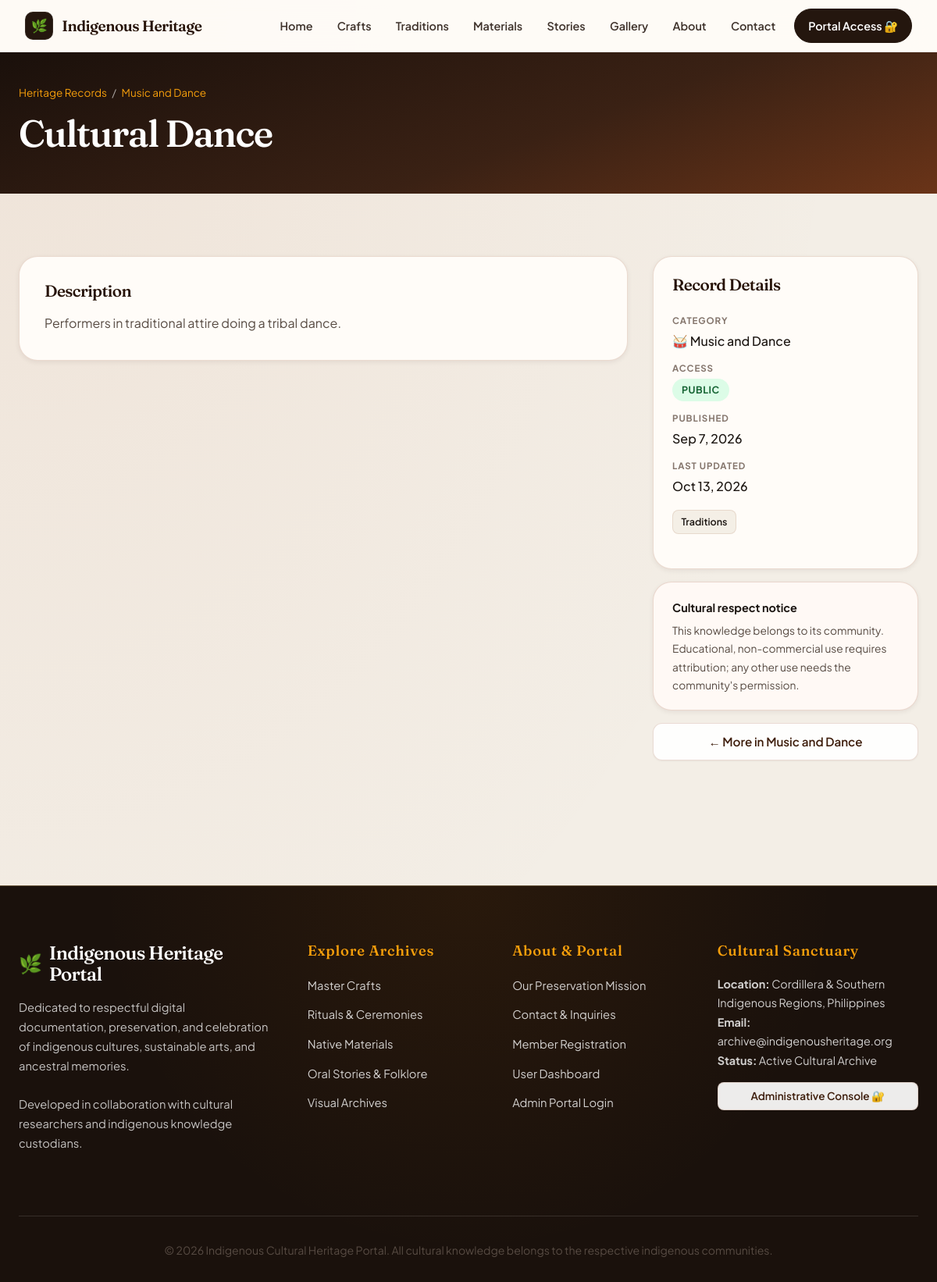
Screenshot of /indigenous-heritage/record.php?id=16 with the database file from the repository.
### tables this page shows
CREATE TABLE IF NOT EXISTS `heritage_records` (
  `id` int NOT NULL AUTO_INCREMENT,
  `title` varchar(200) NOT NULL,
  `category_id` int DEFAULT NULL,
  `summary` varchar(500) DEFAULT NULL,
  `description` mediumtext NOT NULL,
  `cultural_significance` text,
  `community` varchar(150) DEFAULT NULL,
  `language` varchar(100) DEFAULT NULL,
  `source` varchar(200) DEFAULT NULL,
  `period` varchar(100) DEFAULT NULL,
  `date_recorded` date DEFAULT NULL,
  `keywords` varchar(500) DEFAULT NULL,
  `location` varchar(200) DEFAULT NULL,
  `location_is_sensitive` tinyint(1) NOT NULL DEFAULT '1',
  `visibility` enum('public','restricted','private') NOT NULL DEFAULT 'private',
  `status` enum('draft','pending','published','archived') NOT NULL DEFAULT 'draft',
  `is_sacred` tinyint(1) NOT NULL DEFAULT '0',
  `consent_status` enum('pending','granted','not_required','withdrawn') NOT NULL DEFAULT 'pending',
  `consent_given_by` varchar(200) DEFAULT NULL,
  `consent_date` date DEFAULT NULL,
  `consent_notes` text,
  `created_by` int DEFAULT NULL,
  `updated_by` int DEFAULT NULL,
  `approved_by` int DEFAULT NULL,
  `approved_at` datetime DEFAULT NULL,
  `published_at` datetime DEFAULT NULL,
  `legacy_source` varchar(30) DEFAULT NULL,
  `legacy_id` int DEFAULT NULL,
  `created_at` datetime NOT NULL DEFAULT CURRENT_TIMESTAMP,
  `updated_at` datetime NOT NULL DEFAULT CURRENT_TIMESTAMP ON UPDATE CURRENT_TIMESTAMP,
  PRIMARY KEY (`id`),
  UNIQUE KEY `uq_records_legacy` (`legacy_source`,`legacy_id`),
  KEY `idx_records_public` (`status`,`visibility`,`consent_status`),
  KEY `idx_records_category` (`category_id`),
  KEY `idx_records_created` (`created_at`),
  KEY `fk_records_created_by` (`created_by`),
  KEY `fk_records_updated_by` (`updated_by`),
  KEY `fk_records_approved_by` (`approved_by`),
  CONSTRAINT `fk_records_approved_by` FOREIGN KEY (`approved_by`) REFERENCES `admins` (`id`) ON DELETE SET NULL,
  CONSTRAINT `fk_records_category` FOREIGN KEY (`category_id`) REFERENCES `categories` (`id`) ON DELETE RESTRICT,
  CONSTRAINT `fk_records_created_by` FOREIGN KEY (`created_by`) REFERENCES `admins` (`id`) ON DELETE SET NULL,
  CONSTRAINT `fk_records_updated_by` FOREIGN KEY (`updated_by`) REFERENCES `admins` (`id`) ON DELETE SET NULL
);

CREATE TABLE IF NOT EXISTS `categories` (
  `id` int NOT NULL AUTO_INCREMENT,
  `name` varchar(100) NOT NULL,
  `slug` varchar(120) NOT NULL,
  `description` text,
  `icon` varchar(16) DEFAULT NULL,
  `sort_order` int NOT NULL DEFAULT '0',
  `created_at` datetime NOT NULL DEFAULT CURRENT_TIMESTAMP,
  `updated_at` datetime NOT NULL DEFAULT CURRENT_TIMESTAMP ON UPDATE CURRENT_TIMESTAMP,
  PRIMARY KEY (`id`),
  UNIQUE KEY `uq_categories_name` (`name`),
  UNIQUE KEY `uq_categories_slug` (`slug`)
);

### indigenous-heritage/includes/helpers.php (called while the page is built, shortened)
<?php
function e($value): string
{
    return htmlspecialchars((string) $value, ENT_QUOTES | ENT_SUBSTITUTE, 'UTF-8');
}
function app_base_path(): string
{
    static $base = null;
    if ($base !== null) {
        return $base;
    }
    $docRoot = !empty($_SERVER['DOCUMENT_ROOT']) ? realpath($_SERVER['DOCUMENT_ROOT']) : false;
    $appRoot = realpath(APP_ROOT);
    if ($docRoot && $appRoot && stripos($appRoot, $docRoot) === 0) {
        $relative = str_replace('\\', '/', substr($appRoot, strlen($docRoot)));
        return $base = rtrim('/' . ltrim($relative, '/'), '/');
    }
    return $base = '';
}
function url(string $path = '', array $params = []): string
{
    $params = array_filter($params, static fn($v) => $v !== null && $v !== '');
    $query = $params ? '?' . http_build_query($params) : '';
    return app_base_path() . '/' . ltrim($path, '/') . $query;
}
function get_int(string $key, int $default = 0): int
{
    $value = $_GET[$key] ?? null;
    return is_scalar($value) && ctype_digit((string) $value) ? (int) $value : $default;
}
function format_date(?string $value, string $format = 'M j, Y'): string
{
    $time = strtotime($value);
    return $time ? date($format, $time) : '—';
}

### indigenous-heritage/includes/db.php (called while the page is built, shortened)
<?php
function db(): PDO
{
    static $pdo = null;
    if ($pdo instanceof PDO) {
        return $pdo;
    }
    $cfg = app_config('db');
    $dsn = sprintf('mysql:host=%s;port=%d;dbname=%s;charset=utf8mb4', $cfg['host'], $cfg['port'], $cfg['name']);
    $options = [
        PDO::ATTR_ERRMODE => PDO::ERRMODE_EXCEPTION,
        PDO::ATTR_DEFAULT_FETCH_MODE => PDO::FETCH_ASSOC,
        PDO::ATTR_EMULATE_PREPARES => false,
        PDO::ATTR_TIMEOUT => 10,
    ];
    try {
        $pdo = new PDO($dsn, $cfg['user'], $cfg['pass'], $options);
    } catch (PDOException $e) {
        error_log('[IHMS] Database connection failed: ' . $e->getMessage());
        throw new DatabaseUnavailable('Unable to connect to the database.', 0, $e);
    }
    $pdo->exec("SET SESSION sql_mode = 'ONLY_FULL_GROUP_BY,STRICT_TRANS_TABLES,NO_ZERO_IN_DATE,NO_ZERO_DATE,ERROR_FOR_DIVISION_BY_ZERO,NO_ENGINE_SUBSTITUTION'");
    $pdo->exec("SET time_zone = '" . (new DateTime('now'))->format('P') . "'");
    return $pdo;
}
function db_one(string $sql, array $params = []): ?array
{
    $stmt = db()->prepare($sql);
    $stmt->execute($params);
    $row = $stmt->fetch();
    return $row === false ? null : $row;
}

### indigenous-heritage/record.php (the view, shortened to what this page needs)
<?php
$record = find_record(get_int('id'));
$keywords = keyword_list($record['keywords']);
require __DIR__ . '/includes/partials/public_header.php';
?>
    <section class="page-hero page-hero-compact">
        <div class="hero-content">
            <nav class="breadcrumb" aria-label="Breadcrumb">
                <a href="<?php echo e(url('records.php')); ?>">Heritage Records</a>
                <?php if ($record['category_slug']): ?>
                    <span>/</span><a href="<?php echo e(url('records.php', ['category' => $record['category_slug']])); ?>"><?php echo e($record['category_name']); ?></a>
                <?php endif; ?>
            </nav>
            <h1><?php echo e($record['title']); ?></h1>
        </div>
    </section>
    <section class="section">
        <div class="container record-detail">
            <div class="record-layout">
                <article class="record-main">
                    <div class="record-section">
                        <h2>Description</h2>
                        <div class="record-text"><?php echo nl2br(e($record['description'])); ?></div>
                    </div>
                </article>
                <aside class="record-aside">
                    <div class="record-facts">
                        <h2>Record Details</h2>
                        <dl>
                            <dt>Category</dt>
                            <dd><?php echo e(($record['category_icon'] ? $record['category_icon'] . ' ' : '') . ($record['category_name'] ?? 'Uncategorized')); ?></dd>
                            <dt>Access</dt><dd><?php echo visibility_badge($record['visibility']); ?></dd>
                            <dt>Published</dt><dd><?php echo e(format_date($record['published_at'] ?: $record['created_at'])); ?></dd>
                            <dt>Last Updated</dt><dd><?php echo e(format_date($record['updated_at'])); ?></dd>
                        </dl>
                        <?php if ($keywords): ?>
                            <div class="card-tags">
                                <?php foreach ($keywords as $keyword): ?>
                                    <a class="card-tag" href="<?php echo e(url('records.php', ['q' => $keyword])); ?>"><?php echo e($keyword); ?></a>
                                <?php endforeach; ?>
                            </div>
                        <?php endif; ?>
                    </div>
                    <div class="record-notice">
                        <strong>Cultural respect notice</strong>
                        <p>This knowledge belongs to its community. Educational, non-commercial use requires attribution; any other use needs the community's permission.</p>
                    </div>
                    <a class="btn btn-secondary btn-block" href="<?php echo e(url('records.php', ['category' => $record['category_slug']])); ?>">&larr; More in <?php echo e($record['category_name'] ?? 'this category'); ?></a>
                </aside>
            </div>
        </div>
    </section>
<?php require __DIR__ . '/includes/partials/public_footer.php'; ?>

### indigenous-heritage/includes/heritage.php (shortened to what this page needs)
<?php
function find_record(int $id): ?array
{
    return db_one(
        'SELECT r.*, c.name AS category_name, c.slug AS category_slug, c.icon AS category_icon,
                cb.username AS created_by_name, ub.username AS updated_by_name, ab.username AS approved_by_name
         FROM heritage_records r
         LEFT JOIN categories c ON c.id = r.category_id
         LEFT JOIN admins cb ON cb.id = r.created_by
         LEFT JOIN admins ub ON ub.id = r.updated_by
         LEFT JOIN admins ab ON ab.id = r.approved_by
         WHERE r.id = ?',
        [$id]
    );
}
function keyword_list(?string $keywords): array
{
    return array_values(array_filter(array_map('trim', explode(',', (string) $keywords))));
}
function visibility_badge(string $visibility): string
{
    $class = ['public' => 'badge-success', 'restricted' => 'badge-warning', 'private' => 'badge-danger'][$visibility] ?? 'badge-primary';
    $label = ['public' => 'Public', 'restricted' => 'Restricted', 'private' => 'Private'][$visibility] ?? $visibility;
    return '<span class="badge ' . $class . '">' . e($label) . '</span>';
}

### rows the page displays
heritage_records: category.name "Music and Dance", title "Cultural Dance", description "Performers in traditional attire doing a tribal dance.", category.name "🥁 Music and Dance", visibility "PUBLIC", published_at "Sep 7, 2026", updated_at "Oct 13, 2026", keywords "Traditions"

### other values shown
$label "Home"
$label "Crafts"
$label "Traditions"
$label "Materials"
$label "Stories"
$label "Gallery"
$label "About"
$label "Contact"
app_config('contact_email') "archive@indigenousheritage.org"
